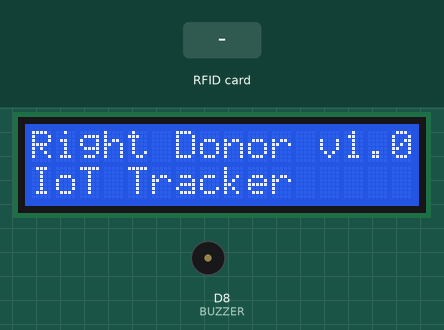
The sketch below on a simulated ESP8266 (NodeMCU). Shown: 16×2 character LCD, buzzer (waves = sounding). The inputs (shaded band) are chosen by the test bench. WiFi joins after 1.5 s; servers stay silent unless stated; what the sketch prints to the serial monitor is not drawn.

Above: at 0.9 s.
At 13.2 s:
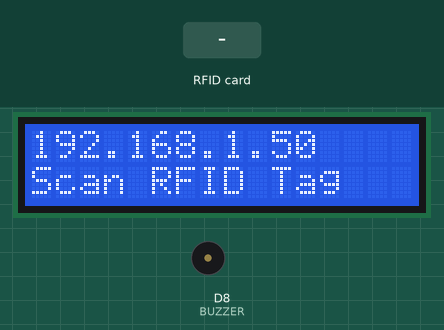
13.3 s: RFID card 5E 7A 19 C4 held to the reader
At 13.49 s:
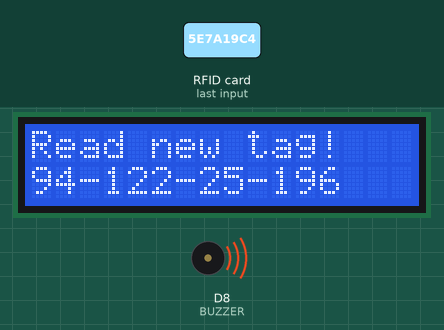
At 14.2 s:
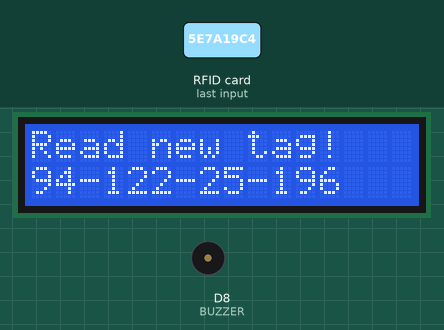
Timing chart, 0 to 16.3 s (numbered marks = the images above; inputs shaded):
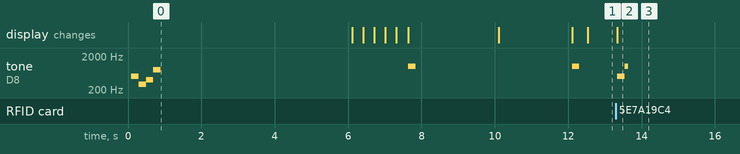

The sketch:

rfid-blood.ino
```cpp
/**
      __    _____    _   __  __ _ __
    / / _ /_  _/   / \,' /,'_//// /
   / /,'o| / /___ / \,' // /_/ U /
   /_/ |_,'/_//__//_/ /_/ |__/\_,'
   Made by: Fernando Martin Garcia Del Ange
   Built on: September 13th, 2019
*/

// Required Libraries
#include <Wire.h>
#include <ESP8266WiFi.h>
#include <ESP8266HTTPClient.h>
#include <ESP8266WebServer.h>
#include <SPI.h>
#include <MFRC522.h>
#include <LiquidCrystal_I2C.h>


/* ----------------------------------
               MFRC522      Node
               Reader/PCD   MCU
   Signal      Pin          Pin
   ----------------------------------
   RST/Reset   RST          D1 (GPIO5)
   SPI SS      SDA(SS)      D2 (GPIO4)
   SPI MOSI    MOSI         D7 (GPIO13)
   SPI MISO    MISO         D6 (GPIO12)
   SPI SCK     SCK          D5 (GPIO14)
   3.3V        3.3V         3.3V
   GND         GND          GND
*/

#define RST_PIN 5
#define SS_PIN 4
#define BUZZER 15
#define LOCATION 115

// Global Variables
int mode = 1;
int hasBuzzed = 1;
int hasSent = 1;
// Internet Variables
const char *ssid = "BunkerDeBlacky";
const char *pass = "FE80BLACKY";
WiFiClient client;
ESP8266WebServer server(80);
//RFID Variables
MFRC522 rfid(SS_PIN, RST_PIN); // Instance of the class
MFRC522::MIFARE_Key key;
byte nuidPICC[4];
//Blood Bag PICC ID
String bloodbag = "";
LiquidCrystal_I2C lcd(0x27,16,2);

/**
   Starts up the RFID Scanner
*/
void setup_rfid() {
  SPI.begin();
  rfid.PCD_Init();
  for (byte i = 0; i < 6; i++) {
    key.keyByte[i] = 0xFF;
  }
  lcd.setCursor(0,1);
  lcd.print("RFID: Online!");
  delay(2000);
}

/**
   Connects to WiFi and Creates a Client on port 80
*/
void setup_wifi() {
  lcd.clear();
  lcd.setCursor(0,0);
  lcd.print("Conn. to WiFi");
  int curs = 0;
  WiFi.begin(ssid, pass);
  while (WiFi.status() != WL_CONNECTED) {
    delay(300);
    lcd.setCursor(curs,1);
    lcd.print(".");
    curs++;
  }
  lcd.clear();
  lcd.setCursor(0,0);
  lcd.print("WiFi: Connected!");
  buzz(1);
  server.on("/", handle_onConnect);
  server.onNotFound(handle_onNotFound);
  server.begin();
  delay(2000);
}

/**
 * Sets up the LCD and Shows a simple message
 */
void setup_lcd(){
  Wire.begin(D3,D4);
  lcd.begin();
  lcd.home();
  lcd.setCursor(0,0);
  lcd.print("Right Donor v1.0");
  lcd.setCursor(0,1);
  lcd.print("IoT Tracker");
  rightdonor_chime();
  delay(5000);
}

/**
   Setup procedure
*/
void setup() {
  setup_lcd();
  // put your setup code here, to run once:
  Serial.begin(115200);
  // Component Initialization
  pinMode(BUZZER, OUTPUT);
  // Flash Button change
  pinMode(0,INPUT_PULLUP);
  //Wireless initialization
  setup_wifi();
  setup_rfid();
}

/**
   Serves / path
*/
void handle_onConnect() {
  server.send(200, "text/html", bloodbag_read());
}

/**
   Serves any other path
*/
void handle_onNotFound() {
  server.send(404, "text/plain", "Not Found");
}

/**
   Helper routine to make the buzzer make a sound
*/
void buzz(int m) {
  for (int i = 0; i < m; i++) {
    tone(BUZZER, 1000);
    delay(200);
    noTone(BUZZER);
    delay(200);
  }
}

/**
   Helper routine to make the buzzer make a confirmation or error sound
   1 => OK, 0 => NOT OK
*/
void confirmation_buzz(int res) {
  if (res) {
    tone(BUZZER, 500);
    delay(200);
    tone(BUZZER, 1000);
    delay(100);
    noTone(BUZZER);
    delay(200);
  } else {
    tone(BUZZER, 1000);
    delay(100);
    tone(BUZZER, 500);
    delay(100);
    noTone(BUZZER);
    delay(200);
  }
}

/*
 * Right Donor's Chime
 */
void rightdonor_chime(){
  tone(BUZZER,500);
  delay(200);
  tone(BUZZER,300);
  delay(200);
  tone(BUZZER,400);
  delay(200);
  tone(BUZZER,800);
  delay(200);
  noTone(BUZZER);
  delay(200);
}

/**
   Main Program Loop
*/
void loop() {
  // Buzz for mode
  if (!--hasBuzzed) {
    lcd.clear();
    lcd.setCursor(0,0);
    buzz(mode);
    switch(mode){
      case 1:
      lcd.print(WiFi.localIP());
      lcd.setCursor(0,1);
      lcd.print("Scan RFID Tag");
      break;
      case 2:
      lcd.print("Blood checkpoint");
      lcd.setCursor(0,1);
      lcd.print("Scan RFID Tag");
      break;
    }
  }

  if(digitalRead(0) == 0) {
    confirmation_buzz(1);
    if(mode == 1){
      mode = mode + 1;
    } else {
      mode = mode - 1;
    }

    lcd.clear();
    lcd.setCursor(0,0);
    lcd.print("Mode changed!");
    lcd.setCursor(0,1);
    lcd.print(mode);
    hasBuzzed=1;
    delay(6000);
  }

  //Main Switch
  switch (mode) {
    case 1:
      server.handleClient();
      rfid_read();
      break;
    case 2:
      rfid_read();
      break;
  }
}

/**
   POSTs to the Blockchain Server
*/
void checkpoint_send() {
  if (WiFi.status() == WL_CONNECTED) {
    HTTPClient http;
    String postcode = "http://3.222.166.83/blood/move/" + bloodbag + "/" + LOCATION + "/user1";
    http.begin(postcode);
    int httpCode = http.POST("");
    String payload = http.getString();
    if(httpCode == 200){
      lcd.clear();
      lcd.setCursor(0,0);
      lcd.print("Success!");
      lcd.setCursor(0,1);
      lcd.print("Checkpoint added!");
    } else {
      lcd.clear();
      lcd.setCursor(0,0);
      lcd.print("Warning!");
      lcd.setCursor(0,1);
      lcd.print("Try again!");
    }
    Serial.println(httpCode);
    Serial.println(payload);
    http.end();
  }
  delay(3000);
  lcd.clear();
  lcd.setCursor(0,0);
  lcd.print("Blood checkpoint");
  lcd.setCursor(0,1);
  lcd.print("Scan RFID Tag");
}

/**
   Reads the ID from the MiFare Tag
*/
void rfid_read() {
  // Look for new cards
  if ( ! rfid.PICC_IsNewCardPresent())
    return;

  // Verify if the NUID has been readed
  if ( ! rfid.PICC_ReadCardSerial())
    return;

  Serial.print(F("PICC type: "));
  MFRC522::PICC_Type piccType = rfid.PICC_GetType(rfid.uid.sak);
  Serial.println(rfid.PICC_GetTypeName(piccType));

  // Check is the PICC of Classic MIFARE type
  if (piccType != MFRC522::PICC_TYPE_MIFARE_MINI &&
      piccType != MFRC522::PICC_TYPE_MIFARE_1K &&
      piccType != MFRC522::PICC_TYPE_MIFARE_4K) {
      lcd.clear();
      lcd.setCursor(0,0);
      lcd.print("Warning!");
      lcd.setCursor(0,1);
      lcd.print("Invalid Tag read");
      confirmation_buzz(0);
      return;
  }

  if (rfid.uid.uidByte[0] != nuidPICC[0] ||
      rfid.uid.uidByte[1] != nuidPICC[1] ||
      rfid.uid.uidByte[2] != nuidPICC[2] ||
      rfid.uid.uidByte[3] != nuidPICC[3] ) {
    Serial.println(F("A new card has been detected."));

    // Store NUID into nuidPICC array
    for (byte i = 0; i < 4; i++) {
      nuidPICC[i] = rfid.uid.uidByte[i];
    }

    decode_id(rfid.uid.uidByte, rfid.uid.size);
    lcd.clear();
    lcd.setCursor(0,0);
    lcd.print("Read new tag!");
    lcd.setCursor(0,1);
    lcd.print(bloodbag);
    confirmation_buzz(1);
    if (mode == 2) {
      checkpoint_send();
    }
  } else {
    lcd.clear();
    lcd.setCursor(0,0);
    lcd.print("Warning!");
    lcd.setCursor(0,1);
    lcd.print("Tag read before");
    confirmation_buzz(0);
  }
  // Halt PICC
  rfid.PICC_HaltA();
  // Stop encryption on PCD
  rfid.PCD_StopCrypto1();
  delay(10000);
  lcd.clear();
  lcd.setCursor(0,0);
  lcd.print("Scan RFID Tag");
}

/**
   Helper routine to dump a byte array as hex values to Serial.
*/
void printHex(byte *buffer, byte bufferSize) {
  for (byte i = 0; i < bufferSize; i++) {
    Serial.print(buffer[i] < 0x10 ? " 0" : " ");
    Serial.print(buffer[i], HEX);
  }
}

/**
   Helper routine to dump a byte array as dec values to Serial.
*/
void decode_id(byte *buffer, byte bufferSize) {
  bloodbag = "";
  for (byte i = 0; i < bufferSize; i++) {
    if (i == 0) {
      bloodbag += "";
    } else {
      bloodbag += buffer[i] < 0x10 ? " 0" : "-";
    }
    bloodbag += buffer[i];
  }
}

/**
   Returns the webpage to serve to the server
*/
String bloodbag_read() {
  String ptr = "<html><head><title>Right Donor</title><link href=\"https://fonts.googleapis.com/css?family=Source+Sans+Pro&display=swap\" rel=\"stylesheet\"><style>body { background-color: black; text-align: center; color: white; font-family: Source Sans Pro, sans-serif;}div { position: fixed; top: 40%; left: 50%; /* bring your own prefixes */ transform: translate(-50%, -50%);}h1 {font-size: 6rem;}p {margin-top: 0px;}.button { background-color: #e7e7e7; color: black; border: none; padding: 15px 32px; text-align: center; text-decoration: none; display: inline-block; font-size: 16px;}.button { -webkit-transition-duration: 0.4s; /* Safari */ transition-duration: 0.4s;}.button:hover { background-color: white; /* Green */ color: black;}</style></head><body><div><h1>Right Donor</h1><p>RFID Scanner Server</p>";
  if (bloodbag != "")
    ptr += "<p>Tag ID: <b>"+bloodbag+"</b></p><a href=\"/\"><button class=\"button\">Reload</button></a></div></body></html>";
  else
    ptr += "<p><b>Put a new tag on the reader</b></p><a href=\"/\"><button class=\"button\">Reload</button></a></div></body></html>";
  return ptr;
}
```

Measured:
- after the input at 13.3 s, tone on D8 (BUZZER): silent → 500 Hz at once, → 1000 Hz 0.20 s later, → silent 0.10 s later; the display: changes at once (image 2)
- by itself, tone on D8 (BUZZER): plays 500 Hz for 0.20 s, 300 Hz for 0.20 s, 400 Hz for 0.20 s, 800 Hz for 0.20 s, 1000 Hz for 0.20 s, 1000 Hz for 0.20 s
